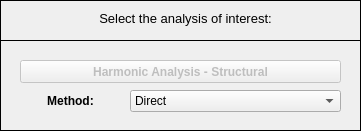
<?xml version="1.0" encoding="UTF-8"?>
<ui version="4.0">
 <class>Dialog</class>
 <widget class="QDialog" name="Dialog">
  <property name="windowModality">
   <enum>Qt::NonModal</enum>
  </property>
  <property name="geometry">
   <rect>
    <x>0</x>
    <y>0</y>
    <width>361</width>
    <height>131</height>
   </rect>
  </property>
  <property name="sizePolicy">
   <sizepolicy hsizetype="Fixed" vsizetype="Fixed">
    <horstretch>0</horstretch>
    <verstretch>0</verstretch>
   </sizepolicy>
  </property>
  <property name="contextMenuPolicy">
   <enum>Qt::DefaultContextMenu</enum>
  </property>
  <property name="windowTitle">
   <string>Select Analysis Type </string>
  </property>
  <property name="windowIcon">
   <iconset>
    <normaloff>../../../../../../Downloads/load - Copia.png</normaloff>../../../../../../Downloads/load - Copia.png</iconset>
  </property>
  <property name="whatsThis">
   <string/>
  </property>
  <widget class="QWidget" name="widget" native="true">
   <property name="geometry">
    <rect>
     <x>0</x>
     <y>0</y>
     <width>361</width>
     <height>131</height>
    </rect>
   </property>
   <property name="font">
    <font>
     <kerning>true</kerning>
    </font>
   </property>
   <widget class="QFrame" name="frame">
    <property name="geometry">
     <rect>
      <x>0</x>
      <y>0</y>
      <width>361</width>
      <height>41</height>
     </rect>
    </property>
    <property name="frameShape">
     <enum>QFrame::Box</enum>
    </property>
    <property name="frameShadow">
     <enum>QFrame::Plain</enum>
    </property>
    <property name="lineWidth">
     <number>1</number>
    </property>
    <widget class="QLabel" name="label">
     <property name="geometry">
      <rect>
       <x>10</x>
       <y>10</y>
       <width>351</width>
       <height>16</height>
      </rect>
     </property>
     <property name="font">
      <font>
       <pointsize>10</pointsize>
       <italic>false</italic>
      </font>
     </property>
     <property name="text">
      <string>Select the analysis of interest:</string>
     </property>
     <property name="textFormat">
      <enum>Qt::AutoText</enum>
     </property>
     <property name="alignment">
      <set>Qt::AlignCenter</set>
     </property>
    </widget>
   </widget>
   <widget class="QFrame" name="frame_2">
    <property name="geometry">
     <rect>
      <x>0</x>
      <y>40</y>
      <width>361</width>
      <height>91</height>
     </rect>
    </property>
    <property name="frameShape">
     <enum>QFrame::Box</enum>
    </property>
    <property name="frameShadow">
     <enum>QFrame::Plain</enum>
    </property>
    <widget class="QPushButton" name="pushButton">
     <property name="enabled">
      <bool>false</bool>
     </property>
     <property name="geometry">
      <rect>
       <x>20</x>
       <y>20</y>
       <width>321</width>
       <height>23</height>
      </rect>
     </property>
     <property name="font">
      <font>
       <weight>75</weight>
       <bold>true</bold>
      </font>
     </property>
     <property name="text">
      <string>Harmonic Analysis - Structural</string>
     </property>
     <property name="icon">
      <iconset>
       <activeon>../../../../../../Downloads/load.png</activeon>
      </iconset>
     </property>
     <property name="shortcut">
      <string/>
     </property>
     <property name="autoDefault">
      <bool>true</bool>
     </property>
     <property name="default">
      <bool>false</bool>
     </property>
     <property name="flat">
      <bool>false</bool>
     </property>
    </widget>
    <widget class="QWidget" name="verticalLayoutWidget">
     <property name="geometry">
      <rect>
       <x>20</x>
       <y>50</y>
       <width>101</width>
       <height>21</height>
      </rect>
     </property>
     <layout class="QVBoxLayout" name="verticalLayout">
      <item>
       <widget class="QLabel" name="label_2">
        <property name="font">
         <font>
          <weight>75</weight>
          <bold>true</bold>
         </font>
        </property>
        <property name="text">
         <string>Method:</string>
        </property>
        <property name="alignment">
         <set>Qt::AlignCenter</set>
        </property>
       </widget>
      </item>
     </layout>
    </widget>
    <widget class="QComboBox" name="comboBox">
     <property name="geometry">
      <rect>
       <x>130</x>
       <y>50</y>
       <width>211</width>
       <height>22</height>
      </rect>
     </property>
     <property name="insertPolicy">
      <enum>QComboBox::NoInsert</enum>
     </property>
     <item>
      <property name="text">
       <string>Direct</string>
      </property>
     </item>
     <item>
      <property name="text">
       <string>Mode Superposition</string>
      </property>
     </item>
    </widget>
   </widget>
  </widget>
 </widget>
 <resources/>
 <connections/>
</ui>
